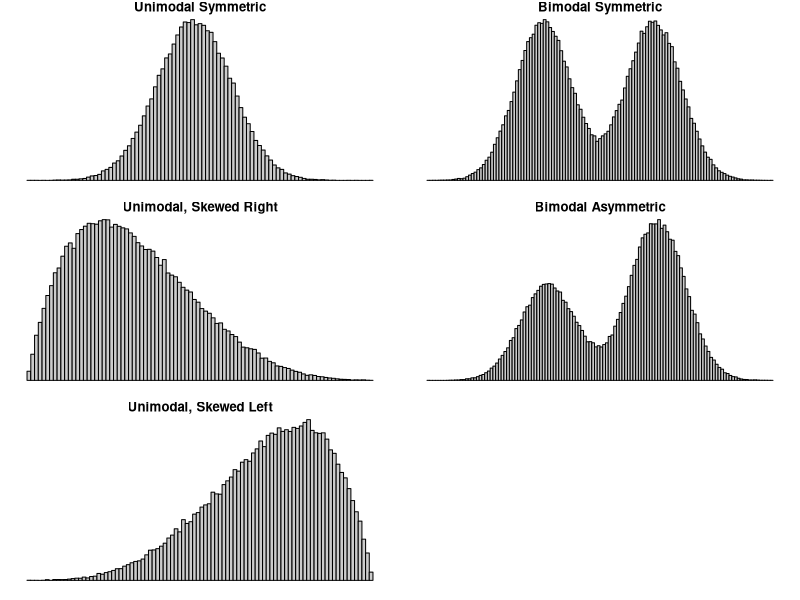

Write the R code that produced this figure. (Note: this script raises an error after producing the figure.)
par(mar=c(1,1,1,1))
# This line sets up a plotting area that has 3 rows and 2 columns
par(mfrow=c(3,2))
label <- "Unimodal Symmetric"
# Randomly sample 100000 times from the normal distribution with mean
# of 0 and standard deviation of 1:
x <- c(rnorm(100000,0,1))
# Now plot the histogram in gray, with 100 bars, erasing all axis labels

hist(x,col="#cccccc",breaks=100,axes=FALSE,xlab="",main=label)
label <- "Bimodal Symmetric"
# Randomly sample 100000 times from the normal distribution with mean
# of 0 and standard deviation of 1, then again from the normal
# distribution with mean of 4 and standard deviation of 1 (so they have
# distinctly different peaks). Mash all the data together to form x.
x <- c(rnorm(100000,0,1),rnorm(100000,4,1))
# Now plot the histogram in gray, with 100 bars, erasing all axis labels
hist(x,col="#cccccc",breaks=100,axes=FALSE,xlab="",main=label)
label <- "Unimodal, Skewed Right"
# Randomly sample 100000 times from the beta distribution (which is sort
# of normal looking, but is skewed according to its shape parameters).
# The shape parameters here are alpha=2 and beta=5, meaning it will be
# skewed to the right.
x <- rbeta(100000,2,5)
# Now plot the histogram in gray, with 100 bars, erasing all axis labels
hist(x,col="#cccccc",breaks=100,axes=FALSE,xlab="",main=label)
label <- "Bimodal Asymmetric"
# Randomly sample 60000 times from the normal distribution with mean
# of 0 and standard deviation of 1, then 100000 times from the normal
# distribution with mean of 4 and standard deviation of 1 (so they have
# distinctly different peaks, and so the first peak is not as high as
# the second peak). Mash all the data together to form x.
x <- c(rnorm(60000,0,1),rnorm(100000,4,1))
# Now plot the histogram in gray, with 100 bars, erasing all axis labels
hist(x,col="#cccccc",breaks=100,axes=FALSE,xlab="",main=label)
label <- "Unimodal, Skewed Left"
# Randomly sample 100000 times from the beta distribution (which is sort
# of normal looking, but is skewed according to its shape parameters).
# The shape parameters here are alpha=5 and beta=2, meaning it will be
# skewed to the left.
x <- rbeta(100000,5,2)
# Now plot the histogram in gray, with 100 bars, erasing all axis labels
hist(x,col="#cccccc",breaks=100,axes=FALSE,xlab="",main=label)
label <- "Uniform, Symmetric"
# Randomly sample 100 million times from the uniform distribution with
# minimum of 0, and maximum of 6. We had to sample it a lot in order to
# give the plotted distribution that nice smooth plateau-like form.
x <- runif(100000000,0,6)
# Now plot the histogram in gray, limiting the extent of the x-axis
# to between 0 and 6 so than
hist(x,col="#cccccc",xlim=c(0,6),breaks=7,axes=FALSE,xlab="",main=label)